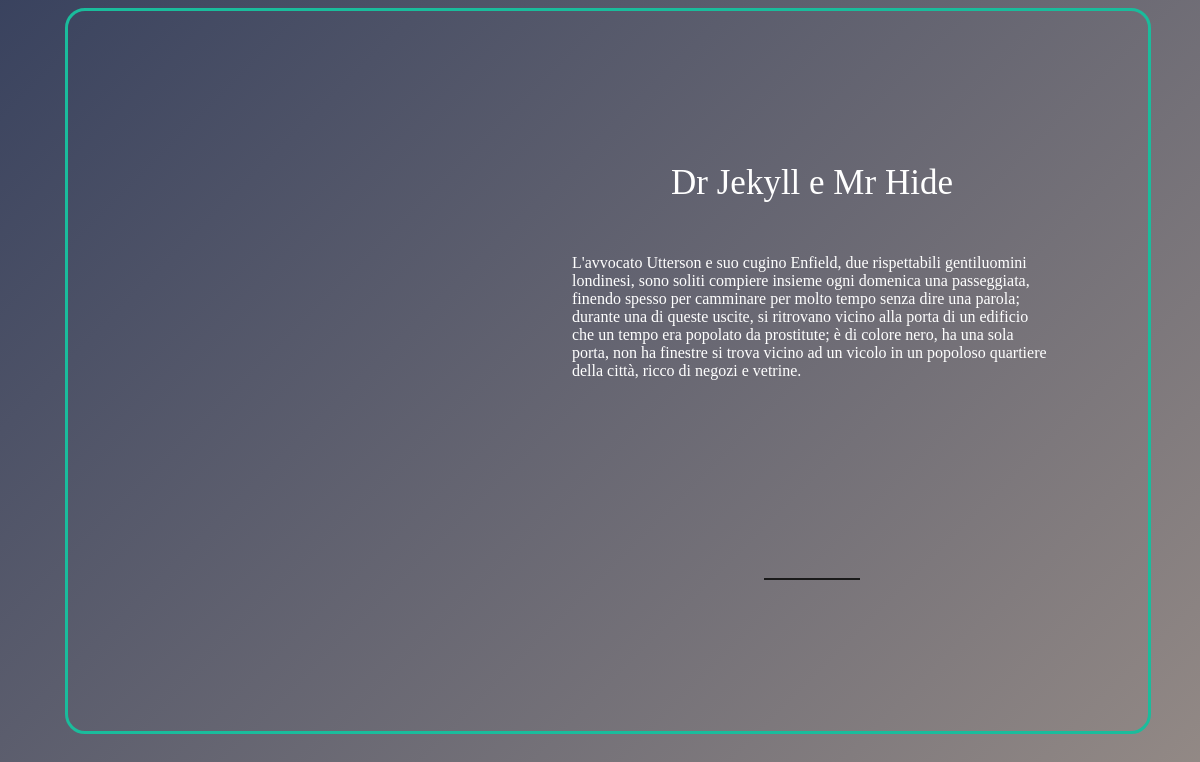
Screenshot of /libro.php?ISBN=1234567899874 (signed in) with the database file from the repository.
### tables this page shows
CREATE TABLE `libro` (
  `CodiceLibro` varchar(16) NOT NULL,
  `Titolo` text NOT NULL,
  `Lingua` text NOT NULL,
  `Editore` text NOT NULL,
  `AnnoPubblicazione` int(4) NOT NULL,
  `Sezione` text NOT NULL,
  `NumScaffale` int(16) NOT NULL,
  `NumPosto` int(16) NOT NULL,
  `ISBN` varchar(32) NOT NULL,
  `immagine` text NOT NULL,
  `descrizione` text NOT NULL
);

### libro.php (the view, shortened to what this page needs)
<?php session_start();
$servername = "localhost";
$username = "admin";
$password = "admin";
$dbname = "biblioteca";
$conn = new mysqli($servername, $username, $password, $dbname);
$query = "SELECT Titolo,Immagine,descrizione FROM `libro` WHERE ISBN like '".$_GET["ISBN"]."';";
$result = mysqli_query($conn,$query);
$libro = mysqli_fetch_array($result,MYSQLI_ASSOC);
?>
<!DOCTYPE html>
<html lang="en">
<head>
    <link rel="stylesheet" href="css/libro.css">
</head>
<body>
    <div class="page">
        <div class="left">
            <div class="immagine" style="background-image: url('<?php echo $libro["Immagine"]?>');"></div>
        </div>
        <div class="right">
            <p class="Titolo" style="font-size:35px"><?php echo $libro["Titolo"]?></p>
            <p class = "descrizione" ><?php echo $libro["descrizione"]?></p>
            <div class="interactions">
                <button class="button-28" placeholder="Prendi in prestito" ></button>
                <button class="button-28" ></button>
            </div>
        </div>
    </div>
</body>
</html>

### css/libro.css (style rules this page uses)
body { background: linear-gradient(135deg, rgba(36, 46, 77, 0.9), rgba(137, 126, 121, 0.9)); color : white; background-repeat: no-repeat; background-size: cover; height: 100vh; width: 100%; }
.page { display: flex; flex-direction: row; border: 3px solid #1abc9c; border-radius: 20px; width: 90vw; height: 90vh; margin: auto; }
.immagine { position: relative; border-radius: 20px; width: 18vw; height: 60vh; background-repeat: no-repeat; background-size: cover; margin-top:auto; margin-bottom: auto; }
.left { display: flex; flex-direction: column; margin:auto; }
.right { display: flex; flex-direction: column; margin :auto; }
.Titolo { text-align: center; margin-top:auto; }
.descrizione { margin-bottom:auto; max-width: 40vw; }
.interactions { display:flex; margin-top: 20vh; margin-left: auto; margin-right:auto; }
.button-28 { appearance: none; background-color: transparent; border-bottom: 2px solid #1A1A1A; border-top: transparent; border-left: transparent; border-right: transparent; color: white; cursor: pointer; font-family: Roobert,-apple-system,BlinkMacSystemFont,"Segoe UI",Helvetica,Arial,sans-serif,"Apple Color Emoji","Segoe UI Emoji","Segoe UI Symbol"; font-size: 14px; font-weight: 600; line-height: normal; min-width: 0; outline: none; padding: 10px 15px; text-align: center; text-decoration: none; transition: all 300ms cubic-bezier(.23, 1, 0.32, 1); -webkit-user-select: none; touch-action: manipulation; will-change: transform; height: 5vh; width: 4vw; }

### rows the page displays
libro: Titolo "Dr Jekyll e Mr Hide", descrizione "L'avvocato Utterson e suo cugino Enfield, due rispettabili gentiluomini londinesi, sono soliti compiere insieme ogni domenica una passeggiata, finendo spesso per camminare per molto tempo senza dire una parola; durante una di queste uscite, si ritrovano vicino alla porta di un edificio che un tempo era popolato da prostitute; è di colore nero, ha una sola porta, non ha finestre si trova vicino ad un vicolo in un popoloso quartiere della città, ricco di negozi e vetrine."
